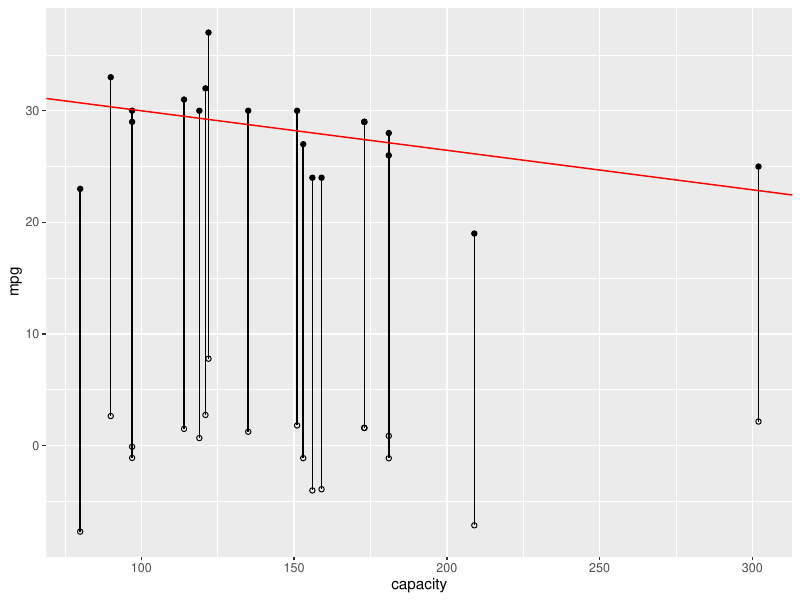

This figure's R source:

data <- read.csv('american_cars.csv')

#plot mpg vs capacity

plot(x=data$capacity,y=data$mpg, xlab='capacity', ylab='MPG')

#Least square estimates and variance of residuals

Y <- data$mpg
X <- data$capacity
y_n = mean(Y)
x_n = mean(X)

b2 = sum((Y - y_n)*(X-x_n))/sum((X-x_n)^2)
b1 = (y_n - (b2*x_n))

#From theorem 2.2.3
sigma_squared <- (1/length(Y))*sum((Y - b2*X - b1)^2)
#From proposition 2.3.1
N <- length(Y)
residual_variance <- sigma_squared*(1-(1/N)-(1/N)*((X-x_n)^2)/(mean(X^2)-(x_n)^2))

#standard deviation of slope

#sse = sum of squared residuals
sse = 1/(length(Y)-2)*sum((Y - b2*X - b1)^2)
sse = sqrt(sse)
#ess = sum of squares of independent variable
ess = sqrt(sum((X-x_n)^2))

sd_slope = sse/ess

#checking with lm function
car_fit <- lm(Y~X,data=data, model=TRUE)
summary(car_fit)

#graphic plot
library(ggplot2)
data$residuals <- (Y-(b1+b2*X))
data$predicted <- (b1+b2*X)
pdf(file='Task 3_2.pdf')
x1 <- (0:350)
data$residuals <- (Y-(b1+b2*X))
par(mfrow = c (3,1))
#scatter plot
plot(x=(data$capacity),y=data$mpg, xlab='MPG', ylab='Capacity',main='Scatter Plot',pch=1)
#regression Line
plot(x=(data$capacity),y=data$mpg, xlab='MPG', ylab='Capacity',main='Regression Line')
lines(x1, b1+b2*x1,col='red',lwd=2)
#residuals
plot(data$residuals, col = 'blue',main='Residuals', pch=2)
dev.off()

#graphic using ggplot

ggplot(data, aes(x = capacity, y = mpg,group = capacity)) +  geom_point() + 
  geom_point(aes(y = residuals), shape = 1) + 
  geom_segment(aes(xend= capacity,yend= residuals))+
  geom_abline(slope = b2, intercept = b1,col='red')


  

  



